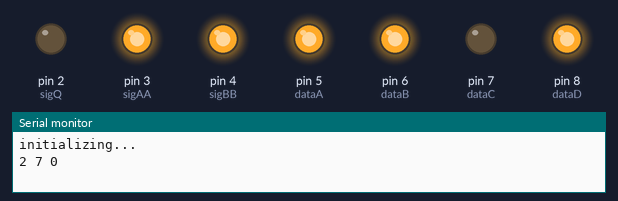
Simulated run of this sketch. Board: Arduino Uno, built with avr-gcc and run on an emulated ATmega328P. On the bench: output pins drawn as LEDs (lit = HIGH), the last lines printed to the serial monitor. Random numbers use the default seed unless the sketch sets one; pins used as bus, display or sensor lines are not drawn.

Above: at 2.2 s.
At 12.0 s:
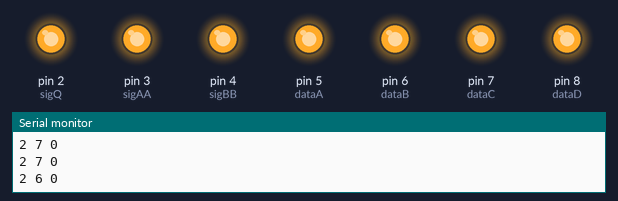
At 21.7 s:
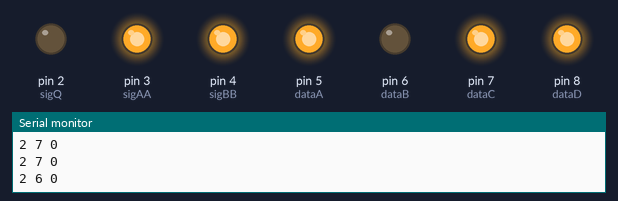
Timing chart, 0 to 25.1 s (numbered marks = the images above):
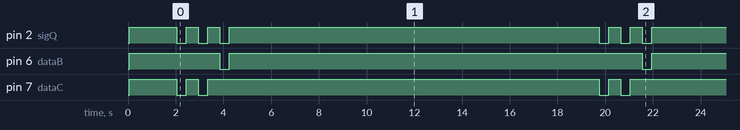

Measured:
- by itself, pin 2 (sigQ): repeats every 17.7 s: 2 × (HIGH 0.50 s, LOW 0.40 s), HIGH 15.5 s, LOW 0.40 s
- by itself, pin 6 (dataB): alternates HIGH for 17.3 s and LOW for 0.40 s
- by itself, pin 7 (dataC): repeats every 17.7 s: HIGH 0.50 s, LOW 0.40 s, HIGH 16.4 s, LOW 0.40 s

The sketch:

sketch_sep18a_copy_20241210162651.ino
```cpp
int sigQ = 2;
int sigAA = 3;
int sigBB = 4;
int dataA = 5;
int dataB = 6;
int dataC = 7;
int dataD = 8;
int trig = 9;
int mode = 1;
int shuffle = 10;
int norepeat = 11;
int aside = 12;
int bside = 13;
int delayPin = A0;
int delayValue= 0;
int seedPin = A5;
int used[320];

#define ON LOW      //Active low
#define OFF HIGH

// random autoplay for Seeburg STD-3 and probably others
// Modes:
//   On/Off - toggle power to arduino
//   Allow repeats - toggle
//   A/B/Both - 3 position, or two toggles.
//   Pause - pause between songs, potentiometer?  or several presets, like 0-5 minutes


void setup() {
  // put your setup code here, to run once:
  digitalWrite(sigQ, OFF);
  digitalWrite(sigAA, OFF);
  digitalWrite(sigBB, OFF);
  digitalWrite(dataA, OFF);
  digitalWrite(dataB, OFF);
  digitalWrite(dataC, OFF);
  digitalWrite(dataD, OFF);
  digitalWrite(trig, OFF);
  delay(50);
  pinMode(sigQ, OUTPUT);
  pinMode(sigAA, OUTPUT);
  pinMode(sigBB, OUTPUT);
  pinMode(dataA, OUTPUT);
  pinMode(dataB, OUTPUT);
  pinMode(dataC, OUTPUT);
  pinMode(dataD, OUTPUT);
  pinMode(trig, OUTPUT);
  pinMode(shuffle, INPUT);
  pinMode(norepeat, INPUT);
  pinMode(aside, INPUT);
  pinMode(bside, INPUT);
  pinMode(bside, INPUT);
  randomSeed(analogRead(delayPin));
  delay(2000);
  Serial.begin(38400);
  Serial.print("initializing...\n");
}

void loop() {
  enterSelection(112);
  delay(15000);
  if (false) {
    delayValue = readDelay();
    int shuffleVal = digitalRead(shuffle);
    int norepeatVal = digitalRead(norepeat);
    int asideVal = digitalRead(aside);
    int bsideVal = digitalRead(bside);
//    Serial.print("delay: ");
//    Serial.print(delayValue);
//    Serial.print("\n");
//    Serial.print("shuffle: ");
//    Serial.print(shuffleVal);
//    Serial.print("\n");
//    Serial.print("norepeat: ");
//    Serial.print(norepeatVal);
//    Serial.print("\n");
//    Serial.print("aside: ");
//    Serial.print(asideVal);
//    Serial.print("\n");
//    Serial.print("bside: ");
//    Serial.print(bsideVal);
//    Serial.print("\n");
    switch (mode) {
      case 0:
        //playRandom();
        delay(1000);
        break;
      case 1:
        playRandomNoRepeats();
        delay(10000);
        break;
    }
  }
}

int readDelay() {
  int tmpValue = analogRead(delayPin);
  if (tmpValue > 1000) {
    delayValue = 0;
  } else if (tmpValue > 800) {
    delayValue = 1;
  } else if (tmpValue > 600) {
    delayValue = 2;
  } else if (tmpValue > 400) {
    delayValue = 3;
  } else if (tmpValue > 200) {
    delayValue = 4;
  } else {
    delayValue = 5;
  }
  return delayValue;
}

void playRandomNoRepeats() {
  Serial.print("Playing random no repeats...");
  Serial.print("\n");
  int selection = getRandomSelection();
  int cnt = 0;
  while (used[selection] == true && ++cnt < 10) {
    selection = getRandomSelection();
  }
  int y = 0;
  for(int x=100; x<280; ++x) {
    if (used[x]==true) {
      ++y;
    }
  }
  if (y>=160) {
    memset(used, 0, sizeof(used));
  }
  used[selection] = true;
  Serial.print("Selection: ");
  Serial.print(selection);
  Serial.print("\n\n");
  enterSelection(selection);
}

void playRandom() {
  Serial.print("Playing random...\n");
  int selection = getRandomSelection();
  Serial.print("Selection: ");
  Serial.print(selection);
  Serial.print("\n\n");
  enterSelection(selection);
}

int getRandomSelection() {
  int side = random(0,2);
  int selection;
  if (side>0) {
    selection = random(100,180);
  } else {
    selection = random(200,280);
  }
  return selection;
}

void enterSelection(int x) {
  int firstDigit = x / 100;
  int secondDigit = x / 10 % 10;
  int thirdDigit = x % 10;
  buttonPress(firstDigit);
  buttonPress(secondDigit);
  buttonPress(thirdDigit);
}


void buttonPress(int x) {
  int sig = 0;
  int data1 = 0;
  int data2 = 0;
  switch (x) {
    case 0:
      sig = sigBB;
      data1 = dataD;
      break;
    case 1:
      sig = sigQ;
      data1 = dataC;
      break;
    case 2:
      sig = sigQ;
      data1 = dataB;
      break;
    case 3:
      sig = sigBB;
      data1 = dataA;
      break;
    case 4:
      sig = sigBB;
      data1 = dataA;
      data2 = dataD;
      break;
    case 5:
      sig = sigBB;
      data1 = dataA;
      data2 = dataB;
      break;
    case 6:
      sig = sigBB;
      data1 = dataA;
      data2 = dataC;
      break;
    case 7:
      sig = sigBB;
      data1 = dataC;
      data2 = dataD;
      break;
    case 8:
      sig = sigAA;
      data1 = dataB;
      data2 = dataC;
      break;
    case 9:
      sig = sigAA;
      data1 = dataB;
      data2 = dataD;
      break;
  }
  if (sig>0) {
    digitalWrite(sig, ON);
  }
  if (data1>0) {
    digitalWrite(data1, ON);
  }
  if (data2>0) {
    digitalWrite(data2, ON);
  }
  Serial.print(sig);
  Serial.print(" ");
  Serial.print(data1);
  Serial.print(" ");
  Serial.print(data2);
  Serial.print("\n");

  delay(200);
  digitalWrite(trig, ON);
  delay(200);

  digitalWrite(trig, OFF);
  digitalWrite(sig, OFF);
  digitalWrite(data1, OFF);
  digitalWrite(data2, OFF);
  delay(500);
}
```
